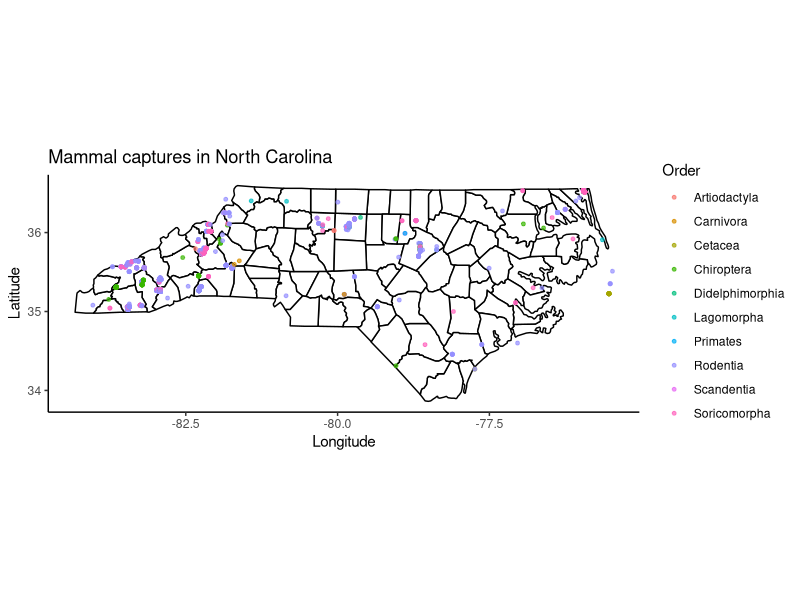

This chart was generated by the following R code:
#pattie
#mariii
# MAPPING SPECIMEN OCCURRENCE DATA ------------------------------------------

# In this section, we are going to learn how to find and plot mammal occurrence
# data from North Carolina. First, we need to find a dataset to download. 

# To find an appropriate dataset, I queried the opensource museum data sharing
# platform Arctos (arctos.org) to gather mammal records North Carolina.
# Here is the link to the website: https://arctos.database.museum/

# It is free to make an account and search+download records, but I shared a csv 
# file in the the email I sent out for those who do not have an account already 
# made. 

# To filter the records, I specified "Mammalia" in the "Any taxon, ID, common name"
# box within the Identification field, and "North Carolina" in the "state_prov" 
# within the Place field

# Once we have the csv file saved in our UNCG_DataWrangling folder on our 
# desktops, we will need to begin cleaning the file to make it easier to work with

# LOAD REQUIRED PACKAGES
library(tidyverse)
library(ggplot2)
library(maps)
library(sf)
library(dplyr)

# To read in the data, create an object titled "mammal_data" from the NC_mamm_data csv 
mammal_data <- read.csv("NC_mamm_data.csv")

# Review your data using the unique() function, pulling from the object mammal_data to see the column names, the unique localities, unique genera, and unique orders
colnames(mammal_data)
unique(mammal_data$locality) #238 unique localities
unique(mammal_data$genus) #50 unique genera
unique(mammal_data$order) #15 unique orders - for the sake of this assignment, we will plot specimens groupped by color 

# Remove the 'USE_LICENSE_URL' column because it is not needed for plotting
mammal_data <- mammal_data %>%
  select(-USE_LICENSE_URL)

# Rename remaining columns
colnames(mammal_data) <- c("country", "state", "locality", "date", "lat", "long", "sex", "life_stage", "genus", "order", "family")

# Clean NA values from specified columns
clean_data <- mammal_data %>%
  drop_na(long, lat, locality, genus)

# Get North Carolina county map
nc_map <- map_data("county", region = "north carolina")

# Create the combined map
ggplot() +
  geom_polygon(data = nc_map,
               aes(x = long, y = lat, group = group),
               fill = "white",
               color = "black") +
  geom_point(data = clean_data,
             aes(x = long, y = lat, color = order),
             size = 1,
             alpha = 0.7) +
  coord_fixed(1.3) +
  theme_classic() +
  labs(title = "Mammal captures in North Carolina",
       x = "Longitude",
       y = "Latitude",
       color = "Order")


# MAPPING SPECIES RICHNESS ------------------------------------------------

# Using the same csv we used for our map above, we can create a map that colors counties along a gradient based on species richness 


# convert data from the csv to an sf file using st_as_sf() function 
